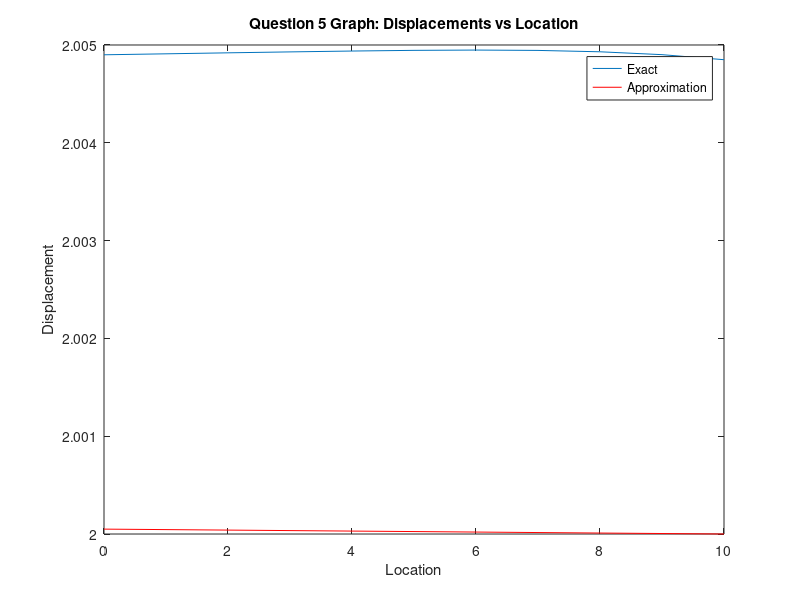
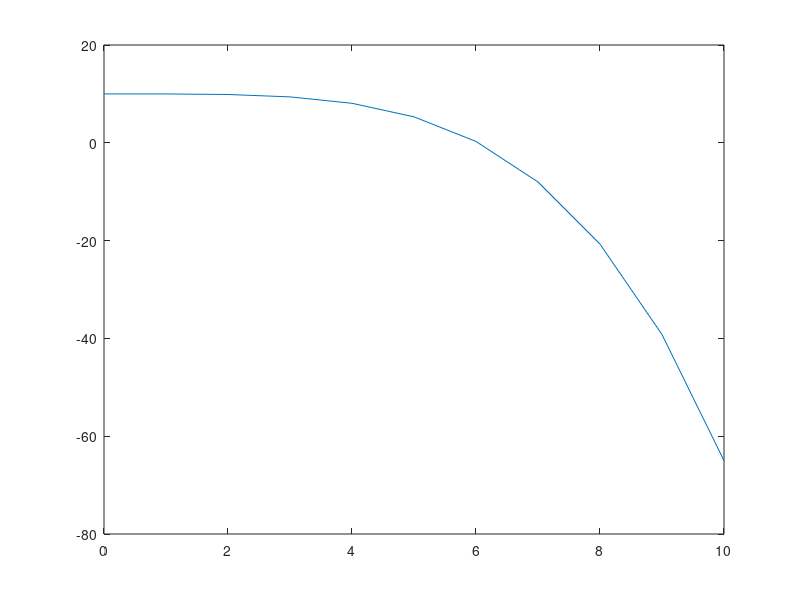

The MATLAB script that drew these images, in order: (Note: this script raises an error after producing the figures.)
% Question 5 plot u

x = 0:10;
uExact = -10.^(-6) * ((3 / 2000) * x.^5 - 10 * x - 2004900);
uApprox = 2 - 5 * 10.^(-6) * (x - 10);
figure
plot(x,uExact);
hold on
plot(x,uApprox,'red');
title('Question 5 Graph: Displacements vs Location');
xlabel('Location');
ylabel('Displacement');
hold off
legend('Exact','Approximation')

% Question 5 plot f

x = 0:10;
fExact = -(3 / 400) * x.^4 + 10;
fApprox = -5;
figure
plot(x,fExact);
hold on
yline(fApprox, 'red');
title('Question 5 Graph: Internal Forces vs Location');
xlabel('Location');
ylabel('Force');
hold off
legend('Exact','Approximation')

% Question 6 plot u

x = 0:10;
uExact = -10.^(-6) * ((x.^2 / 10) - (x.^5 / 100));
uApprox = -10.^(-6) * x;
figure
plot(x,uExact);
hold on
plot(x,uApprox,'red');
title('Question 6 Graph: Displacements vs Location');
xlabel('Location');
ylabel('Displacement');
hold off
legend('Exact','Approximation')

% Question 6 plot f

x = 0:10;
fExact = (-x / 5) + (x.^4 / 20);
fApprox = -1;
figure
plot(x,fExact);
hold on
yline(fApprox, 'red');
title('Question 6 Graph: Internal Forces vs Location');
xlabel('Location');
ylabel('Force');
hold off
legend('Exact','Approximation')

% Question 7 plot u

x = 0:10;
uExact = -10.^(-6) * ((x.^2 / 10) - (x.^5 / 100) + 99 * x);
uApprox = -10.^(-6) * 6 * (-191.30952 * (x.^2 - (10 * x)) + 23.80952 * (x.^3 - (100*x)));
figure
plot(x,uExact);
hold on
plot(x,uApprox,'red');
title('Question 7 Graph: Displacements vs Location');
xlabel('Location');
ylabel('Displacement');
hold off
legend('Exact','Approximation')

% Question 7 plot f

x = 0:10;
fExact = (-x / 5) + (x.^4 / 20) - 99;
fApprox = 6 * (-467.85714 - (382.61905 * x) + (71.42857 * x.^2));
figure
plot(x,fExact);
hold on
plot(x,fApprox);
title('Question 7 Graph: Internal Forces vs Location');
xlabel('Location');
ylabel('Force');
hold off
legend('Exact','Approximation')